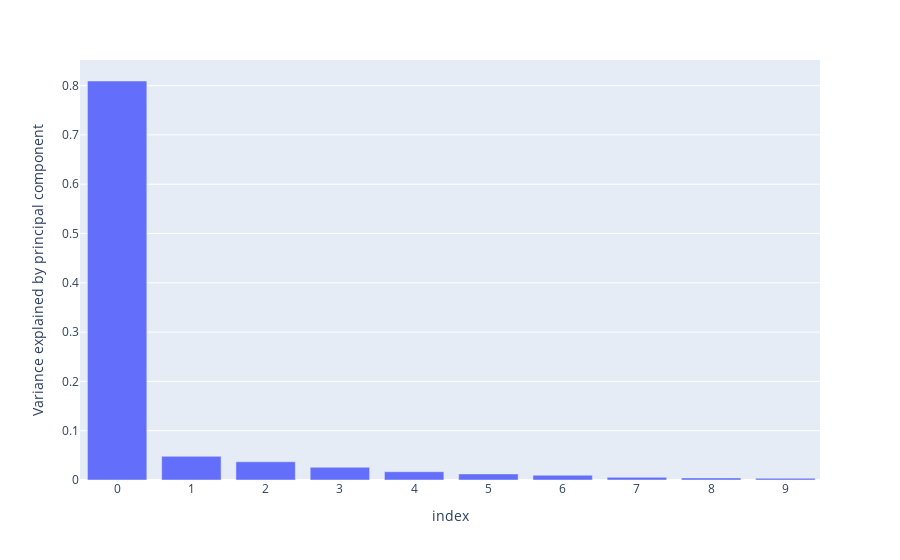

Source (notebook cell):
### Code cell
fig = px.bar(X_pca, y= pca.explained_variance_ratio_, labels={'y':'Variance explained by principal component'})
fig.show()

### Figure 1 — Plotly figure (JSON) as saved in the notebook; plotly's stock layout.template omitted (floating-point values rounded to 4 significant figures; data arrays with more than 128 entries replaced by an {"elided": "..."} marker saying what was removed)
{"data": [{"alignmentgroup": "True", "hovertemplate": "index=%{x}<br>Variance explained by principal component=%{y}<extra></extra>", "legendgroup": "", "marker": {"color": "#636efa", "pattern": {"shape": ""}}, "name": "", "offsetgroup": "", "orientation": "v", "showlegend": false, "textposition": "auto", "type": "bar", "x": {"elided": "216 int values"}, "xaxis": "x", "y": {"elided": "216 float values"}, "yaxis": "y"}], "layout": {"autosize": true, "barmode": "relative", "legend": {"tracegroupgap": 0}, "margin": {"t": 60}, "xaxis": {"anchor": "y", "autorange": false, "domain": [0, 1], "range": [-0.5, 9.466], "title": {"text": "index"}, "type": "linear"}, "yaxis": {"anchor": "x", "autorange": true, "domain": [0, 1], "range": [0, 0.852], "title": {"text": "Variance explained by principal component"}, "type": "linear"}}}
